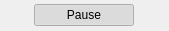
<?xml version="1.0" encoding="UTF-8"?>
<ui version="4.0">
 <class>OpenIGTLinkBroadcasterForm</class>
 <widget class="QWidget" name="OpenIGTLinkBroadcasterForm">
  <property name="geometry">
   <rect>
    <x>0</x>
    <y>0</y>
    <width>169</width>
    <height>31</height>
   </rect>
  </property>
  <property name="windowTitle">
   <string>OpenIGTLink Broadcaster</string>
  </property>
  <layout class="QGridLayout" name="gridLayout">
   <property name="margin">
    <number>4</number>
   </property>
   <property name="spacing">
    <number>4</number>
   </property>
   <item row="0" column="0">
    <widget class="QPushButton" name="pushButton_PlayPause">
     <property name="maximumSize">
      <size>
       <width>100</width>
       <height>16777215</height>
      </size>
     </property>
     <property name="text">
      <string>Pause</string>
     </property>
     <property name="checkable">
      <bool>true</bool>
     </property>
     <property name="checked">
      <bool>true</bool>
     </property>
    </widget>
   </item>
  </layout>
 </widget>
 <resources/>
 <connections/>
</ui>
